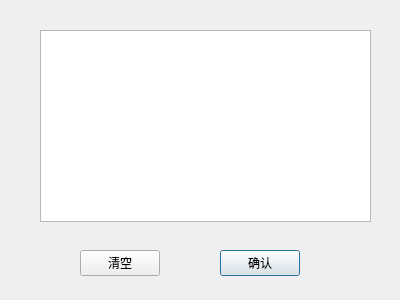
<?xml version="1.0" encoding="UTF-8"?>
<ui version="4.0">
 <class>InformDialog</class>
 <widget class="QDialog" name="InformDialog">
  <property name="geometry">
   <rect>
    <x>0</x>
    <y>0</y>
    <width>400</width>
    <height>300</height>
   </rect>
  </property>
  <property name="windowTitle">
   <string>Dialog</string>
  </property>
  <widget class="QPushButton" name="inform_close">
   <property name="geometry">
    <rect>
     <x>220</x>
     <y>250</y>
     <width>80</width>
     <height>26</height>
    </rect>
   </property>
   <property name="text">
    <string>确认</string>
   </property>
  </widget>
  <widget class="QTextBrowser" name="textBrowser">
   <property name="geometry">
    <rect>
     <x>40</x>
     <y>30</y>
     <width>331</width>
     <height>192</height>
    </rect>
   </property>
  </widget>
  <widget class="QPushButton" name="inform_clear">
   <property name="geometry">
    <rect>
     <x>80</x>
     <y>250</y>
     <width>80</width>
     <height>26</height>
    </rect>
   </property>
   <property name="text">
    <string>清空</string>
   </property>
  </widget>
 </widget>
 <resources/>
 <connections/>
</ui>
